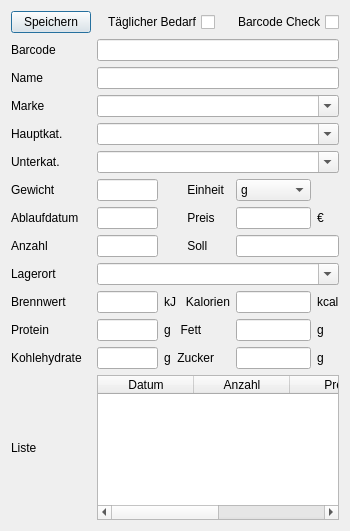
<?xml version="1.0" encoding="UTF-8"?>
<ui version="4.0">
 <class>ArtikelErfassen</class>
 <widget class="QDialog" name="ArtikelErfassen">
  <property name="geometry">
   <rect>
    <x>0</x>
    <y>0</y>
    <width>341</width>
    <height>531</height>
   </rect>
  </property>
  <property name="windowTitle">
   <string>Artikel erfassen</string>
  </property>
  <layout class="QGridLayout" name="gridLayout">
   <item row="0" column="0">
    <widget class="QPushButton" name="btSpeichern">
     <property name="text">
      <string>Speichern</string>
     </property>
    </widget>
   </item>
   <item row="0" column="1" colspan="2">
    <widget class="QCheckBox" name="chTglB">
     <property name="layoutDirection">
      <enum>Qt::LayoutDirection::RightToLeft</enum>
     </property>
     <property name="text">
      <string>Täglicher Bedarf</string>
     </property>
    </widget>
   </item>
   <item row="0" column="3" colspan="3">
    <widget class="QCheckBox" name="chCodeCheck">
     <property name="layoutDirection">
      <enum>Qt::LayoutDirection::RightToLeft</enum>
     </property>
     <property name="text">
      <string>Barcode Check</string>
     </property>
    </widget>
   </item>
   <item row="1" column="0">
    <widget class="QLabel" name="label">
     <property name="text">
      <string>Barcode</string>
     </property>
    </widget>
   </item>
   <item row="1" column="1" colspan="5">
    <widget class="QLineEdit" name="tbBarcode">
     <property name="focusPolicy">
      <enum>Qt::FocusPolicy::StrongFocus</enum>
     </property>
     <property name="readOnly">
      <bool>false</bool>
     </property>
    </widget>
   </item>
   <item row="2" column="0">
    <widget class="QLabel" name="label_2">
     <property name="text">
      <string>Name</string>
     </property>
    </widget>
   </item>
   <item row="2" column="1" colspan="5">
    <widget class="QLineEdit" name="tbName">
     <property name="minimumSize">
      <size>
       <width>211</width>
       <height>0</height>
      </size>
     </property>
     <property name="readOnly">
      <bool>false</bool>
     </property>
    </widget>
   </item>
   <item row="3" column="0">
    <widget class="QLabel" name="label_3">
     <property name="text">
      <string>Marke</string>
     </property>
    </widget>
   </item>
   <item row="3" column="1" colspan="5">
    <widget class="QComboBox" name="coMarke">
     <property name="minimumSize">
      <size>
       <width>211</width>
       <height>0</height>
      </size>
     </property>
     <property name="editable">
      <bool>true</bool>
     </property>
    </widget>
   </item>
   <item row="4" column="0">
    <widget class="QLabel" name="label_4">
     <property name="text">
      <string>Hauptkat.</string>
     </property>
    </widget>
   </item>
   <item row="4" column="1" colspan="5">
    <widget class="QComboBox" name="coHaupt">
     <property name="minimumSize">
      <size>
       <width>211</width>
       <height>0</height>
      </size>
     </property>
     <property name="editable">
      <bool>true</bool>
     </property>
    </widget>
   </item>
   <item row="5" column="0">
    <widget class="QLabel" name="label_5">
     <property name="text">
      <string>Unterkat.</string>
     </property>
    </widget>
   </item>
   <item row="5" column="1" colspan="5">
    <widget class="QComboBox" name="coUnter">
     <property name="minimumSize">
      <size>
       <width>211</width>
       <height>0</height>
      </size>
     </property>
     <property name="editable">
      <bool>true</bool>
     </property>
    </widget>
   </item>
   <item row="6" column="0">
    <widget class="QLabel" name="label_7">
     <property name="text">
      <string>Gewicht</string>
     </property>
    </widget>
   </item>
   <item row="6" column="1">
    <widget class="QLineEdit" name="tbGroesse">
     <property name="minimumSize">
      <size>
       <width>61</width>
       <height>0</height>
      </size>
     </property>
    </widget>
   </item>
   <item row="6" column="2" colspan="2">
    <widget class="QLabel" name="label_21">
     <property name="text">
      <string>       Einheit</string>
     </property>
    </widget>
   </item>
   <item row="6" column="4">
    <widget class="QComboBox" name="coEinheit">
     <property name="minimumSize">
      <size>
       <width>75</width>
       <height>0</height>
      </size>
     </property>
     <item>
      <property name="text">
       <string>g</string>
      </property>
     </item>
     <item>
      <property name="text">
       <string>ml</string>
      </property>
     </item>
     <item>
      <property name="text">
       <string>Kg</string>
      </property>
     </item>
     <item>
      <property name="text">
       <string>L</string>
      </property>
     </item>
     <item>
      <property name="text">
       <string>cm</string>
      </property>
     </item>
     <item>
      <property name="text">
       <string>m</string>
      </property>
     </item>
    </widget>
   </item>
   <item row="7" column="0">
    <widget class="QLabel" name="label_8">
     <property name="text">
      <string>Ablaufdatum</string>
     </property>
    </widget>
   </item>
   <item row="7" column="1">
    <widget class="QLineEdit" name="tbDatum">
     <property name="minimumSize">
      <size>
       <width>61</width>
       <height>0</height>
      </size>
     </property>
     <property name="text">
      <string/>
     </property>
    </widget>
   </item>
   <item row="7" column="2">
    <widget class="QLabel" name="label_22">
     <property name="text">
      <string>       Preis</string>
     </property>
    </widget>
   </item>
   <item row="7" column="4">
    <widget class="QLineEdit" name="tbPreis">
     <property name="minimumSize">
      <size>
       <width>56</width>
       <height>0</height>
      </size>
     </property>
    </widget>
   </item>
   <item row="7" column="5">
    <widget class="QLabel" name="label_9">
     <property name="text">
      <string>€</string>
     </property>
    </widget>
   </item>
   <item row="8" column="0">
    <widget class="QLabel" name="label_10">
     <property name="text">
      <string>Anzahl </string>
     </property>
    </widget>
   </item>
   <item row="8" column="1">
    <widget class="QLineEdit" name="tbAnzahl">
     <property name="minimumSize">
      <size>
       <width>61</width>
       <height>0</height>
      </size>
     </property>
    </widget>
   </item>
   <item row="8" column="2">
    <widget class="QLabel" name="label_23">
     <property name="text">
      <string>       Soll</string>
     </property>
    </widget>
   </item>
   <item row="8" column="4" colspan="2">
    <widget class="QLineEdit" name="tbSoll">
     <property name="minimumSize">
      <size>
       <width>75</width>
       <height>0</height>
      </size>
     </property>
    </widget>
   </item>
   <item row="9" column="0">
    <widget class="QLabel" name="label_6">
     <property name="text">
      <string>Lagerort</string>
     </property>
    </widget>
   </item>
   <item row="9" column="1" colspan="5">
    <widget class="QComboBox" name="coLager">
     <property name="minimumSize">
      <size>
       <width>211</width>
       <height>0</height>
      </size>
     </property>
     <property name="editable">
      <bool>true</bool>
     </property>
    </widget>
   </item>
   <item row="10" column="0">
    <widget class="QLabel" name="label_11">
     <property name="text">
      <string>Brennwert</string>
     </property>
    </widget>
   </item>
   <item row="10" column="1">
    <widget class="QLineEdit" name="tbBrennwert">
     <property name="minimumSize">
      <size>
       <width>61</width>
       <height>0</height>
      </size>
     </property>
    </widget>
   </item>
   <item row="10" column="2" colspan="2">
    <widget class="QLabel" name="label_12">
     <property name="text">
      <string>kJ   Kalorien</string>
     </property>
    </widget>
   </item>
   <item row="10" column="4">
    <widget class="QLineEdit" name="tbKalorien">
     <property name="minimumSize">
      <size>
       <width>56</width>
       <height>0</height>
      </size>
     </property>
    </widget>
   </item>
   <item row="10" column="5">
    <widget class="QLabel" name="label_13">
     <property name="text">
      <string>kcal</string>
     </property>
    </widget>
   </item>
   <item row="11" column="0">
    <widget class="QLabel" name="label_15">
     <property name="text">
      <string>Protein</string>
     </property>
    </widget>
   </item>
   <item row="11" column="1">
    <widget class="QLineEdit" name="tbProtein">
     <property name="minimumSize">
      <size>
       <width>61</width>
       <height>0</height>
      </size>
     </property>
    </widget>
   </item>
   <item row="11" column="2">
    <widget class="QLabel" name="label_16">
     <property name="text">
      <string>g   Fett</string>
     </property>
    </widget>
   </item>
   <item row="11" column="4">
    <widget class="QLineEdit" name="tbFett">
     <property name="minimumSize">
      <size>
       <width>56</width>
       <height>0</height>
      </size>
     </property>
    </widget>
   </item>
   <item row="11" column="5">
    <widget class="QLabel" name="label_14">
     <property name="text">
      <string>g</string>
     </property>
    </widget>
   </item>
   <item row="12" column="0">
    <widget class="QLabel" name="label_18">
     <property name="text">
      <string>Kohlehydrate</string>
     </property>
    </widget>
   </item>
   <item row="12" column="1">
    <widget class="QLineEdit" name="tbKohle">
     <property name="minimumSize">
      <size>
       <width>61</width>
       <height>0</height>
      </size>
     </property>
    </widget>
   </item>
   <item row="12" column="2">
    <widget class="QLabel" name="label_19">
     <property name="text">
      <string>g  Zucker</string>
     </property>
    </widget>
   </item>
   <item row="12" column="4">
    <widget class="QLineEdit" name="tbZucker">
     <property name="minimumSize">
      <size>
       <width>56</width>
       <height>0</height>
      </size>
     </property>
    </widget>
   </item>
   <item row="12" column="5">
    <widget class="QLabel" name="label_17">
     <property name="text">
      <string>g</string>
     </property>
    </widget>
   </item>
   <item row="13" column="0">
    <widget class="QLabel" name="label_20">
     <property name="text">
      <string>Liste</string>
     </property>
    </widget>
   </item>
   <item row="13" column="1" colspan="5">
    <widget class="QTableWidget" name="twListe">
     <property name="minimumSize">
      <size>
       <width>211</width>
       <height>0</height>
      </size>
     </property>
     <property name="sortingEnabled">
      <bool>true</bool>
     </property>
     <attribute name="horizontalHeaderDefaultSectionSize">
      <number>96</number>
     </attribute>
     <attribute name="verticalHeaderVisible">
      <bool>false</bool>
     </attribute>
     <attribute name="verticalHeaderMinimumSectionSize">
      <number>16</number>
     </attribute>
     <attribute name="verticalHeaderDefaultSectionSize">
      <number>16</number>
     </attribute>
     <column>
      <property name="text">
       <string>Datum</string>
      </property>
     </column>
     <column>
      <property name="text">
       <string>Anzahl</string>
      </property>
     </column>
     <column>
      <property name="text">
       <string>Preis</string>
      </property>
     </column>
     <column>
      <property name="text">
       <string>ID</string>
      </property>
     </column>
    </widget>
   </item>
  </layout>
 </widget>
 <resources/>
 <connections/>
</ui>
